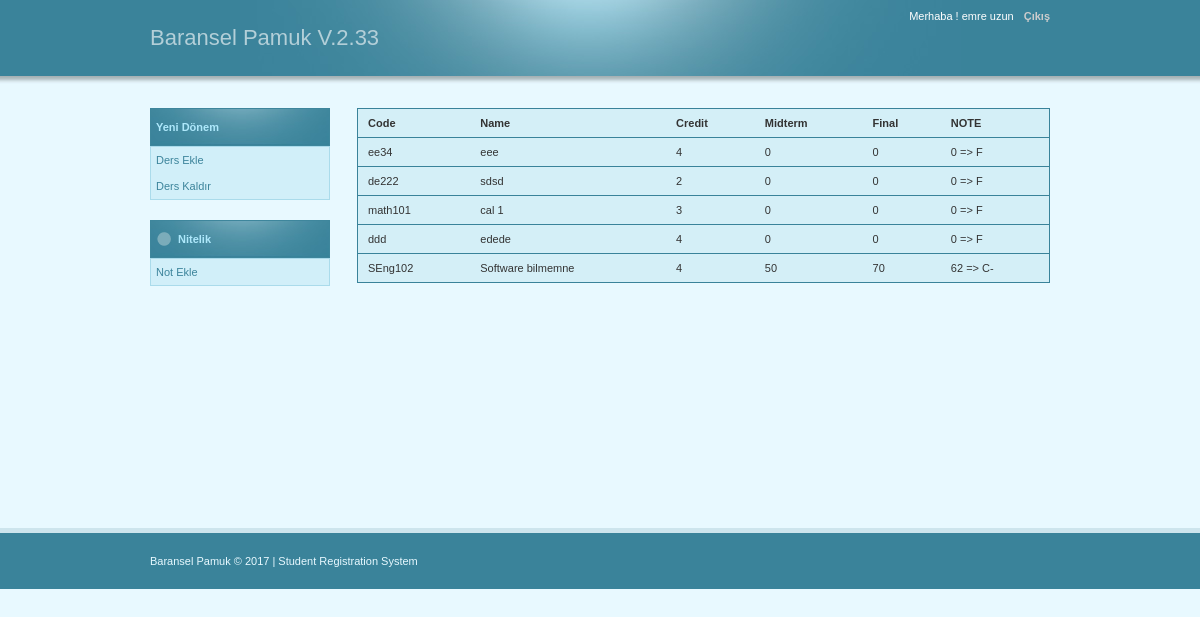
/ogrencigiris.php?s=studentgrade (signed in), run on the app's committed database.
### tables this page shows
CREATE TABLE IF NOT EXISTS `ogrenci` (
  `id` int(11) NOT NULL AUTO_INCREMENT,
  `isim` varchar(255) NOT NULL,
  `soyad` varchar(255) NOT NULL,
  `ogrenci_no` int(11) NOT NULL,
  `bolum` int(11) NOT NULL,
  `adres` text NOT NULL,
  `telnumara` varchar(255) NOT NULL,
  `sifre` varchar(255) NOT NULL,
  `secme_ders_Adeti` int(11) NOT NULL,
  PRIMARY KEY (`id`)
);

CREATE TABLE IF NOT EXISTS `ogrenci_dersler` (
  `id` int(11) NOT NULL AUTO_INCREMENT,
  `kod_id` int(11) NOT NULL,
  `ogrenci_id` int(11) NOT NULL,
  `vize` int(11) NOT NULL,
  `final` int(11) NOT NULL,
  PRIMARY KEY (`id`)
);

CREATE TABLE IF NOT EXISTS `dersler` (
  `id` int(11) NOT NULL AUTO_INCREMENT,
  `kodu` varchar(255) NOT NULL,
  `isim` varchar(255) NOT NULL,
  `hoca_id` int(11) NOT NULL,
  `kredi` int(11) NOT NULL,
  `vize_yuz` int(11) NOT NULL,
  `final_yuz` int(11) NOT NULL,
  PRIMARY KEY (`id`)
);

### studentgrade.php (the view)
<table width="305" border="1">
  <tr>
    <td><b>Code</b></td>
    <td><b>Name</b></td>
    <td><b>Credit</b></td>
    <td><b>Midterm</b></td>
    <td><b>Final</b></td>
    <td><b>NOTE</b></td>
  </tr>
<?php
$asklecture = mysql_query("select * from ogrenci_dersler where ogrenci_id=$_SESSION[ogrenci_idd]");
while($alecture = mysql_fetch_array($asklecture)) {
	$listele = mysql_fetch_assoc(mysql_query("SELECT * FROM dersler where id='$alecture[kod_id]'"));
	$answer=(($alecture["vize"])*("0.".$listele["vize_yuz"]))+(($alecture["final"])*("0.".$listele["final_yuz"]));
?>
<tr>
<td><?=$listele["kodu"];?></td>
    <td><?=$listele["isim"];?></td>
    <td><?=$listele["kredi"];?></td>
    <td><?=$alecture["vize"];?></td>
    <td><?=$alecture["final"];?></td>
    <td><?
    if($answer>=95 && $answer<=100) {
    echo $answer." => A";
    } elseif($answer>=90 && $answer<=94) {
    echo $answer." => A-";
    } elseif($answer>=85 && $answer<=89) {
    echo $answer." => B+";
    } elseif($answer>=80 && $answer<=84) {
    echo $answer." => B";
    } elseif($answer>=75 && $answer<=79) {
    echo $answer." => B-";
    } elseif($answer>=70 && $answer<=74) {
    echo $answer." => C+";
    } elseif($answer>=65 && $answer<=69) {
    echo $answer." => C";
    } elseif($answer>=60 && $answer<=64) {
    echo $answer." => C-";
    } elseif($answer>=55 && $answer<=59) {
    echo $answer." => D+";
    }elseif($answer>=50 && $answer<=54) {
    echo $answer." => D";
    }else{
    echo $answer." => F";
    }
	?></td>
</tr>
<?
}
?>
</table>

### ogrencigiris.php (shortened to what this page needs)
<?php
if(!isset($_SESSION["ogrencigiris"])){
$ogrencino=$_POST["ogrencino"];
$sifre=$_POST["sifre"];
$okuogrenci = mysql_fetch_assoc(mysql_query("SELECT * FROM ogrenci where ogrenci_no='$ogrencino' and sifre='$sifre'"));
	if ($okuogrenci){
		$ogrenci_id=$okuogrenci["id"];
	}
}else{
	$okuogrenci="true";
}
	if($okuogrenci){
$obilgi = mysql_fetch_assoc(mysql_query("SELECT * FROM ogrenci where id='$_SESSION[ogrenci_idd]'"));
?>
<!DOCTYPE html PUBLIC "-//W3C//DTD XHTML 1.0 Transitional//EN"
 "http://www.w3.org/TR/xhtml1/DTD/xhtml1-transitional.dtd">
<html>
<head>
	<link rel="stylesheet" href="css/stil.css" type="text/css" media="screen" />
</head>
<body>
<div id="anaKapsayici">
	<div id="ust">
		<div class="ortala">
		<div id="logo">
			<h1><a href="#">Baransel Pamuk V.2.33</a></h1>
		</div>
		<div id="kulMenusu">
			<ul>
				<li>Merhaba ! <? echo $obilgi["isim"]." ".$obilgi["soyad"];?></li>
				<li><a href="cikiso.php">Çıkış</a></li>
			</ul>
		</div>
		</div>
	</div>
	<div class="golge"></div>
	<div id="orta" class="ortala">
		<div id="anaMenu">
<div class="menu">
				<div class="menuBasligi">Yeni Dönem</div>
				<div class="altMenuler">
					<ul>
						<li><a href="ogrencigiris.php?s=addlecture">Ders Ekle</a></li>
						<li><a href="ogrencigiris.php?s=dellecture">Ders Kaldır</a></li>
					</ul>
				</div>
			</div>
			<div class="menu">
				<div class="menuBasligi"><a href="#">Nitelik</a></div>
				<div class="altMenuler">
					<ul>
						<li><a href="ogrencigiris.php?s=studentgrade">Not Ekle</a></li>
					</ul>
				</div>
			</div>
		</div>
		<div id="sayfaIcerigi">
            <?
			if($_GET["s"]=="addlecture"){
				include("addlecture.php");
			}else if($_GET["s"]=="dellecture"){
				include("dellecture.php");
			}else if($_GET["s"]=="dersedit"){
				include("dersedit.php");
			}else if($_GET["s"]=="studentgrade"){
				include("studentgrade.php");
			}
			?>
		</div>
	</div>
	<div id="alt">
		<p class="ortala">Baransel Pamuk &copy; 2017 | Student Registration System </p>
</div>
</div>
</body>
</html>
<?php
	}else{
		echo "username or password is wrong!";
		header("Refresh: 2; url=ogrencilogin.php");
	}
?>

### css/stil.css (style rules this page uses)
*, body { margin: 0; padding: 0; }
html, body, div, span, applet, object, iframe, h1, h2, h3, h4, h5, h6, p, blockquote, pre, a, abbr, acronym, address, big, cite, code, del, dfn, em, font, ins, kbd, q, s, samp, small, strike, strong, sub, sup, tt, var, dl, dt, dd, ol, ul, li, fieldset, form, label, legend, table, caption, tbody, tfoot, thead, tr, th, td { margin: 0; padding: 0; border: 0; }
body { background: #e8f9ff; color: #333; font: normal normal normal 11px/16px Tahoma, Arial, sans-serif; }
a { color: #3181d3; text-decoration: none; }
ol, ul { list-style: none; }
table { width: 100%; font-size: 1em; margin-bottom: 15px; border: 1px solid #39839a; border-collapse: collapse; }
table th, table td { text-align: left; vertical-align: top; padding: 6px 10px; }
tbody td { border-top: 1px solid #39839a; }
tbody tr { background-color: #d4eff7; }
.altMenuler { background: #d1eff9; border: 1px solid #aadbeb; }
.altMenuler a { color: #3c849b; padding: 5px; display: block; }
.altMenuler li { display: inline; }
.golge { background: url("../imajlar/altGolge.jpg") repeat-x top; height: 12px; }
.menu { margin-bottom: 20px; }
.menuBasligi { background: #3b849b url("../imajlar/menuBaslikArka.jpg") no-repeat center top; color: #aee8fb; border: 1px solid #3e869c; font-weight: bold; padding: 10px 5px; }
.menuBasligi a { background: url("../imajlar/menuSimge.png") no-repeat 0 -16px; color: #aee8fb; padding-left: 22px; display: block; }
.ortala { width: 900px; margin: 0 auto; }
#alt { background-color: #3a839a; color: #e8f9ff; border-top: 5px solid #cde5ed; padding: 20px 0; }
#anaMenu { float: left; width: 20%; }
#kulMenusu { float: right; color: #fff; padding: 8px 0; width: auto; }
#kulMenusu a { color: #ccc; font-weight: bold; }
#kulMenusu li { float: left; margin-left: 10px; }
#logo { padding: 30px 0; float: left; }
#logo h1, #logo h1 a { font-weight: normal; font-size: 22px; color: #b3cfd8; }
#orta { margin: 20px auto; min-height: 400px; }
#sayfaIcerigi { float: right; width: 77%; }
#ust { background: #3a839a url("../imajlar/ustArka.jpg") no-repeat center top; }

### data on the page
ogrenci: isim "emre", soyad "uzun"
ogrenci_dersler: dersler.kodu "ee34", dersler.isim "eee", dersler.kredi "4", vize "0", final "0"
ogrenci_dersler: dersler.kodu "de222", dersler.isim "sdsd", dersler.kredi "2", vize "0", final "0"
ogrenci_dersler: dersler.kodu "math101", dersler.isim "cal 1", dersler.kredi "3", vize "0", final "0"
ogrenci_dersler: dersler.kodu "ddd", dersler.isim "edede", dersler.kredi "4", vize "0", final "0"
ogrenci_dersler: dersler.kodu "SEng102", dersler.isim "Software bilmemne", dersler.kredi "4", vize "50", final "70", answer "62"
